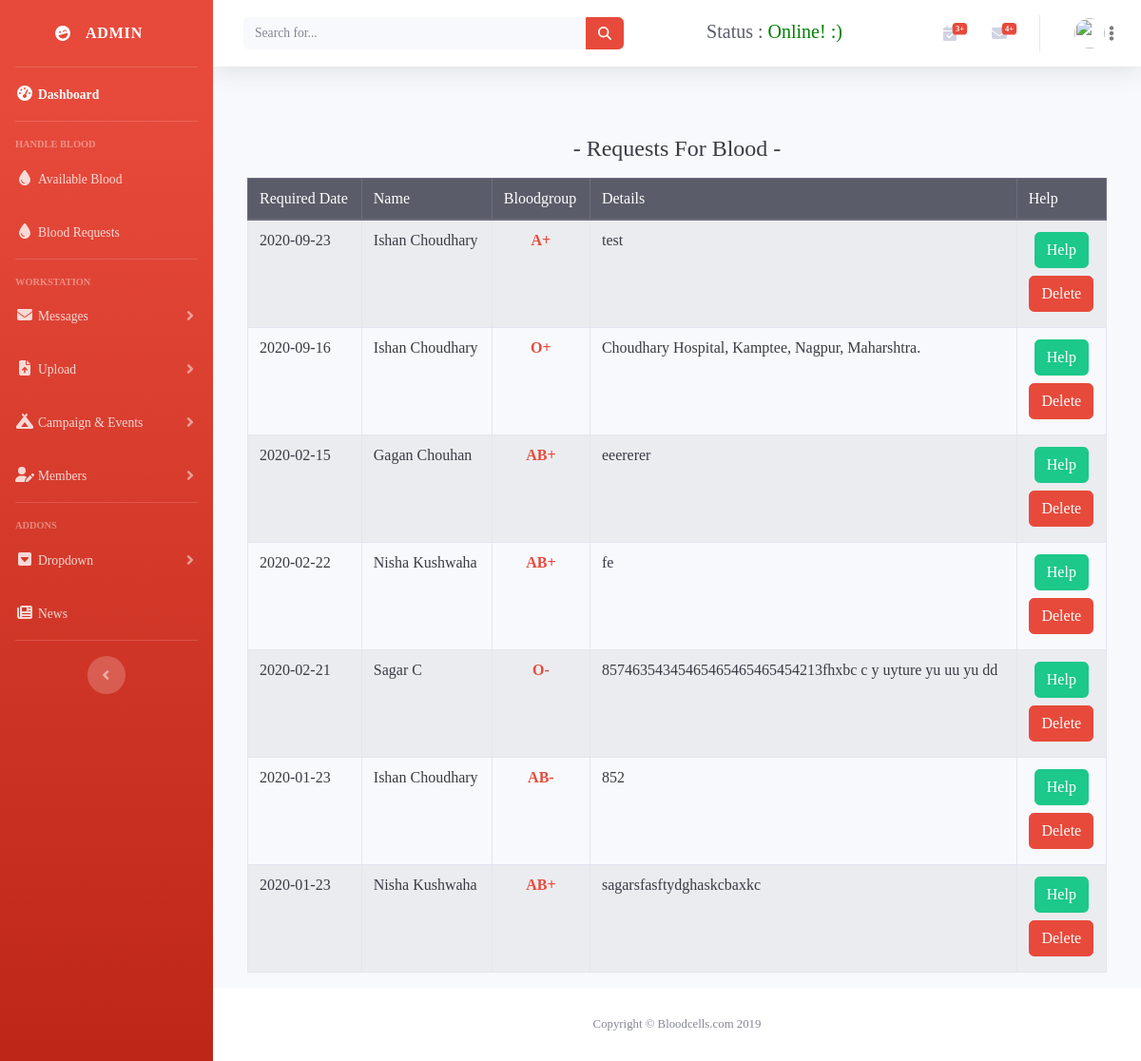
/admin/requests.php, run on the app's committed database.
### tables this page shows
CREATE TABLE `request` (
  `id` int(11) NOT NULL,
  `fname` text NOT NULL,
  `lname` text NOT NULL,
  `bgroup` text NOT NULL,
  `gender` text NOT NULL,
  `age` int(3) NOT NULL,
  `email` text NOT NULL,
  `mobile` bigint(11) NOT NULL,
  `city` text NOT NULL,
  `required_date` date NOT NULL,
  `requested_date` timestamp NOT NULL DEFAULT current_timestamp() ON UPDATE current_timestamp(),
  `details` text NOT NULL,
  `replied` text NOT NULL,
  `reply` text NOT NULL
);

### admin/requests.php (the view, shortened to what this page needs)
<?php include('include/header.php'); ?>
</head>
<body id="page-top">
<?php include('include/sidebar.php'); ?>
    <div id="content-wrapper" class="d-flex flex-column">
      <div id="content">
        <?php
        include('include/topbar.php');
        ?>
        <div class="container-fluid">
        <?php
          $mysqli = new mysqli('localhost','root','','bloodcells') or die(mysqli_error($mysqli));
        ?>
<?php
      $mysqli = new mysqli('localhost','root','','bloodcells') or die(mysqli_error($mysqli));
      $request = $mysqli->query("SELECT * FROM request ORDER BY id DESC") or die($mysqli->error);
    ?>
        <div class="container">
          <div class="mt-5">
            <div class="text-gray-900 text-center"><h4 class="pb-2">- Requests For Blood -</h4></div>
            <div class="row justify-content-center">
              <table class="table table-bordered table-hover table-striped">
                <thead class="thead-dark">
                  <tr>
                    <th scope="col" class="font-weight-normal">Required Date</th>
                    <th scope="col" class="font-weight-normal">Name</th>
                    <th scope="col" class="font-weight-normal">Bloodgroup</th>
                    <th scope="col" class="font-weight-normal">Details</th>
                    <th scope="col" class="font-weight-normal">Help</th>
                  </tr>
                </thead>
                <tbody id="myTable">
                  <?php while ($row = $request->fetch_assoc()): ?>
                  <tr>
                    <td class="text-gray-900"><?php echo $row['required_date']; ?></td>
                    <td class="text-gray-900"><div class="text-capitalize"><?php echo $row['fname']; ?>&nbsp;<?php echo $row['lname']; ?></div></td>
                    <td class="font-weight-bold text-danger text-center"><?php echo $row['bgroup']; ?></td>
                    <td class="text-gray-900"><?php echo $row['details']; ?></td>
                    <td class="text-gray-900 text-center"><a href="requests.php?edit=<?php echo $row['id']; ?>" title="Help the user" class="btn mb-1 btn-success">Help</a><br>
                    <a href="#deleteModal<?php echo $row['id']; ?>" class="btn my-1 btn-danger" data-toggle="modal">Delete</a>
                  </td>
                  </tr>
                  <?php endwhile; ?>
                </tbody>
              </table>
            </div>
          </div>
        </div>
        </div>
      </div>
   <?php
include('include/footer.php');
?>
    </div>
  </div>
</body>
</html>

### admin/message_assets/message.css (style rules this page uses)
* { margin: 0; padding: 0; box-sizing: border-box; font-family: Hind-Medium; }

### data on the page
request: required_date "2020-09-23", fname "Ishan", lname "Choudhary", bgroup "A+", details "test"
request: required_date "2020-09-16", fname "Ishan", lname "Choudhary", bgroup "O+", details "Choudhary Hospital, Kamptee, Nagpur, Maharshtra."
request: required_date "2020-02-15", fname "Gagan", lname "Chouhan", bgroup "AB+", details "eeererer"
request: required_date "2020-02-22", fname "Nisha", lname "Kushwaha", bgroup "AB+", details "fe"
request: required_date "2020-02-21", fname "Sagar", lname "C", bgroup "O-", details "85746354345465465465465454213fhxbc c y uyture yu uu yu dd"
request: required_date "2020-01-23", fname "Ishan", lname "Choudhary", bgroup "AB-", details "852"
request: required_date "2020-01-23", fname "Nisha", lname "Kushwaha", bgroup "AB+", details "sagarsfasftydghaskcbaxkc"

### other printed values
$qfourplus "+"
$fourplus "+"
